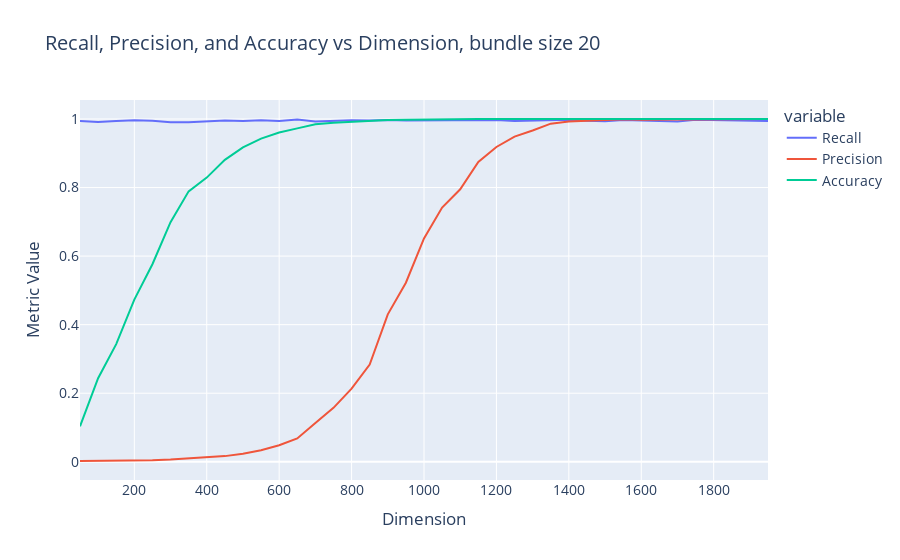

This figure's notebook cell:
### Code cell
# y_ax_values are recall, precision, and accuracy averaged over bundle sizes
df = pd.DataFrame({'Dimension': DIMENSIONS, 'Recall': metric_averages.mean(dim=0)[:, 0], 'Precision': metric_averages.mean(dim=0)[:, 1], 'Accuracy': metric_averages.mean(dim=0)[:, 2]})
fig = px.line(x='Dimension', y=['Recall', 'Precision', 'Accuracy'], data_frame=df, title='Recall, Precision, and Accuracy vs Dimension')
fig.update_traces(textposition='top center')
fig.update_layout(title='Recall, Precision, and Accuracy vs Dimension, bundle size 20', xaxis_title='Dimension', yaxis_title='Metric Value')
fig.update_layout(margin=dict(r=(50)),font=dict(size=14,))

fig.show()

### Figure 1 — Plotly figure (JSON) as saved in the notebook; plotly's stock layout.template omitted (floating-point values rounded to 4 significant figures)
{"data": [{"hovertemplate": "variable=Recall<br>Dimension=%{x}<br>value=%{y}<extra></extra>", "legendgroup": "Recall", "line": {"color": "#636efa", "dash": "solid"}, "marker": {"symbol": "circle"}, "mode": "lines", "name": "Recall", "orientation": "v", "showlegend": true, "textposition": "top center", "type": "scatter", "x": [50, 100, 150, 200, 250, 300, 350, 400, 450, 500, 550, 600, 650, 700, 750, 800, 850, 900, 950, 1000, 1050, 1100, 1150, 1200, 1250, 1300, 1350, 1400, 1450, 1500, 1550, 1600, 1650, 1700, 1750, 1800, 1850, 1900, 1950], "xaxis": "x", "y": [0.9945, 0.9915, 0.994, 0.9965, 0.995, 0.9905, 0.9905, 0.9935, 0.9955, 0.9945, 0.9965, 0.9945, 0.9985, 0.993, 0.995, 0.9965, 0.9955, 0.997, 0.9955, 0.996, 0.995, 0.9975, 0.997, 0.997, 0.9945, 0.996, 0.9955, 0.9975, 0.995, 0.9935, 0.997, 0.995, 0.9945, 0.993, 0.9975, 0.9965, 0.9945, 0.994, 0.9945], "yaxis": "y"}, {"hovertemplate": "variable=Precision<br>Dimension=%{x}<br>value=%{y}<extra></extra>", "legendgroup": "Precision", "line": {"color": "#EF553B", "dash": "solid"}, "marker": {"symbol": "circle"}, "mode": "lines", "name": "Precision", "orientation": "v", "showlegend": true, "textposition": "top center", "type": "scatter", "x": [50, 100, 150, 200, 250, 300, 350, 400, 450, 500, 550, 600, 650, 700, 750, 800, 850, 900, 950, 1000, 1050, 1100, 1150, 1200, 1250, 1300, 1350, 1400, 1450, 1500, 1550, 1600, 1650, 1700, 1750, 1800, 1850, 1900, 1950], "xaxis": "x", "y": [0.002214, 0.002616, 0.003018, 0.003767, 0.004676, 0.00654, 0.009301, 0.01149, 0.01644, 0.02349, 0.03375, 0.04803, 0.06812, 0.1133, 0.1571, 0.2135, 0.2837, 0.4301, 0.5224, 0.6514, 0.7417, 0.795, 0.8746, 0.9184, 0.9487, 0.9665, 0.9864, 0.9925, 0.9943, 0.9967, 0.9995, 0.9981, 0.9986, 0.9995, 1, 0.9995, 1, 1, 1], "yaxis": "y"}, {"hovertemplate": "variable=Accuracy<br>Dimension=%{x}<br>value=%{y}<extra></extra>", "legendgroup": "Accuracy", "line": {"color": "#00cc96", "dash": "solid"}, "marker": {"symbol": "circle"}, "mode": "lines", "name": "Accuracy", "orientation": "v", "showlegend": true, "textposition": "top center", "type": "scatter", "x": [50, 100, 150, 200, 250, 300, 350, 400, 450, 500, 550, 600, 650, 700, 750, 800, 850, 900, 950, 1000, 1050, 1100, 1150, 1200, 1250, 1300, 1350, 1400, 1450, 1500, 1550, 1600, 1650, 1700, 1750, 1800, 1850, 1900, 1950], "xaxis": "x", "y": [0.1034, 0.2438, 0.3433, 0.4729, 0.5763, 0.699, 0.7889, 0.829, 0.8808, 0.9172, 0.9428, 0.9605, 0.9726, 0.9844, 0.9892, 0.9926, 0.9949, 0.9973, 0.9981, 0.9989, 0.9993, 0.9995, 0.9997, 0.9998, 0.9999, 0.9999, 1.0, 1.0, 1.0, 1.0, 1.0, 1.0, 1.0, 1.0, 1.0, 1.0, 1.0, 1.0, 1.0], "yaxis": "y"}], "layout": {"font": {"size": 14}, "legend": {"title": {"text": "variable"}, "tracegroupgap": 0}, "margin": {"r": 50}, "title": {"text": "Recall, Precision, and Accuracy vs Dimension, bundle size 20"}, "xaxis": {"anchor": "y", "domain": [0, 1], "title": {"text": "Dimension"}}, "yaxis": {"anchor": "x", "domain": [0, 1], "title": {"text": "Metric Value"}}}}
